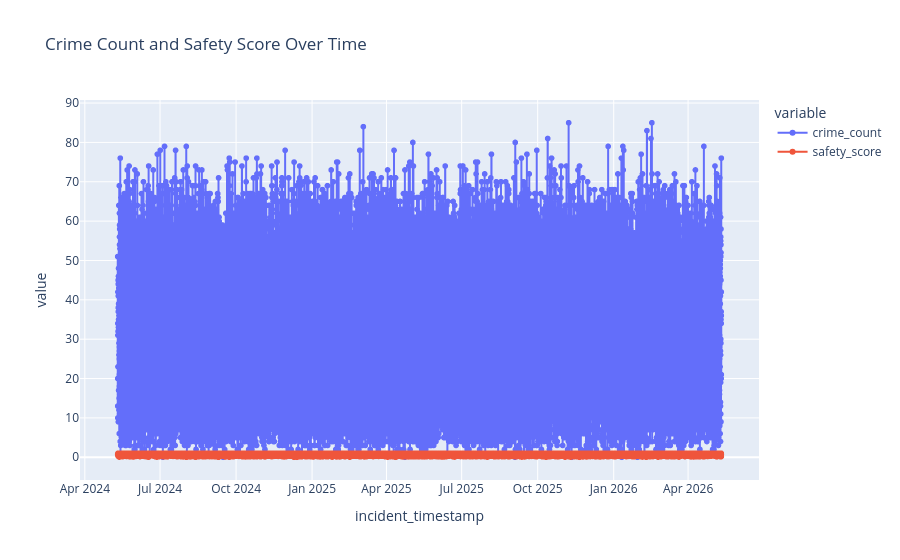

Notebook source saved alongside this figure:
### Code cell
import pandas as pd
import plotly.express as px

# Convert timestamp to datetime
df["incident_timestamp"] = pd.to_datetime(df["incident_timestamp"])

fig = px.line(
    df.sort_values("incident_timestamp"),
    x="incident_timestamp",
    y=["crime_count", "safety_score"],
    title="Crime Count and Safety Score Over Time",
    markers=True
)

fig.show()

### Figure 1 — Plotly figure (JSON) as saved in the notebook; plotly's stock layout.template omitted (floating-point values rounded to 4 significant figures; data arrays with more than 128 entries replaced by an {"elided": "..."} marker saying what was removed)
{"data": [{"hovertemplate": "variable=crime_count<br>incident_timestamp=%{x}<br>value=%{y}<extra></extra>", "legendgroup": "crime_count", "line": {"color": "#636efa", "dash": "solid"}, "marker": {"symbol": "circle"}, "mode": "lines+markers", "name": "crime_count", "showlegend": true, "type": "scattergl", "x": {"elided": "20000 str values"}, "xaxis": "x", "y": {"elided": "20000 float values"}, "yaxis": "y"}, {"hovertemplate": "variable=safety_score<br>incident_timestamp=%{x}<br>value=%{y}<extra></extra>", "legendgroup": "safety_score", "line": {"color": "#EF553B", "dash": "solid"}, "marker": {"symbol": "circle"}, "mode": "lines+markers", "name": "safety_score", "showlegend": true, "type": "scattergl", "x": {"elided": "20000 str values"}, "xaxis": "x", "y": {"elided": "20000 float values"}, "yaxis": "y"}], "layout": {"legend": {"title": {"text": "variable"}, "tracegroupgap": 0}, "title": {"text": "Crime Count and Safety Score Over Time"}, "xaxis": {"anchor": "y", "domain": [0, 1], "title": {"text": "incident_timestamp"}}, "yaxis": {"anchor": "x", "domain": [0, 1], "title": {"text": "value"}}}}
